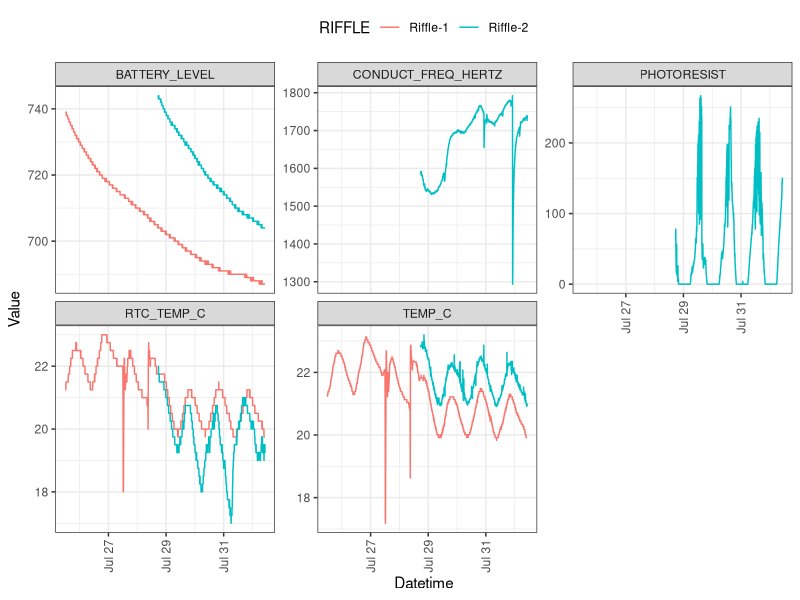
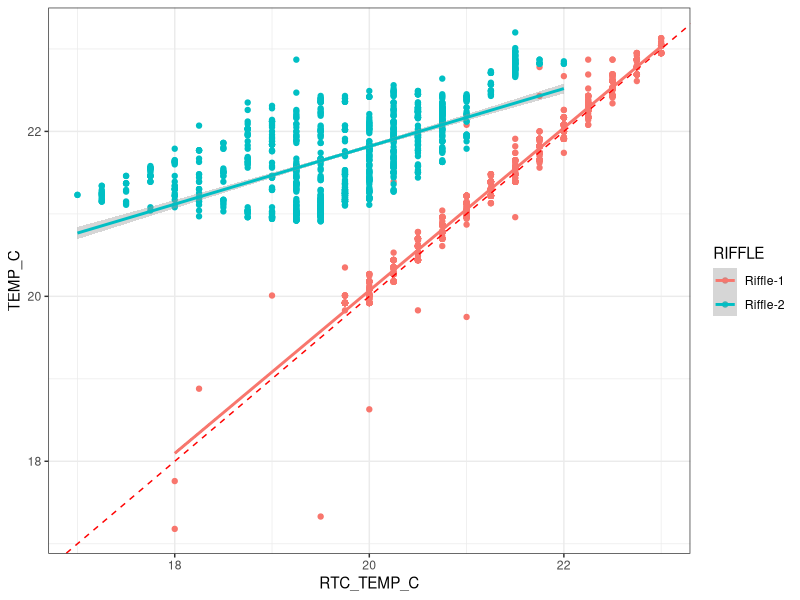
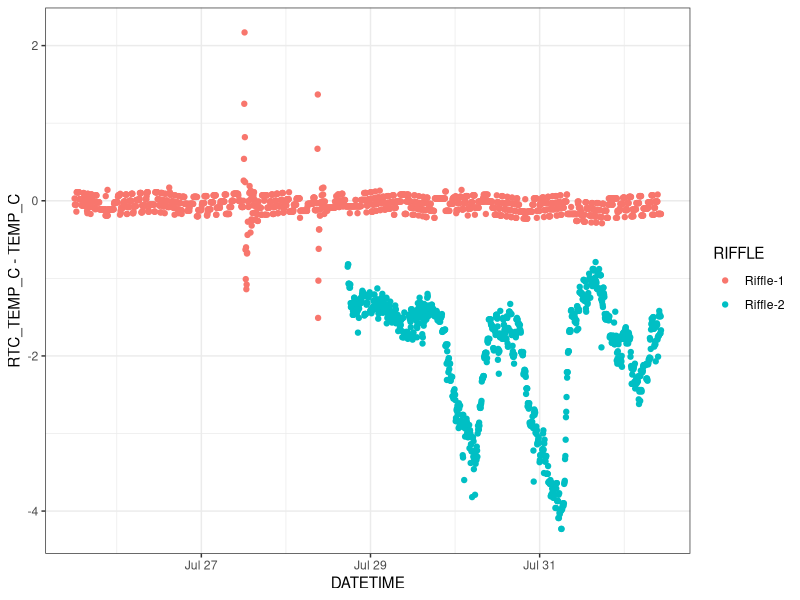
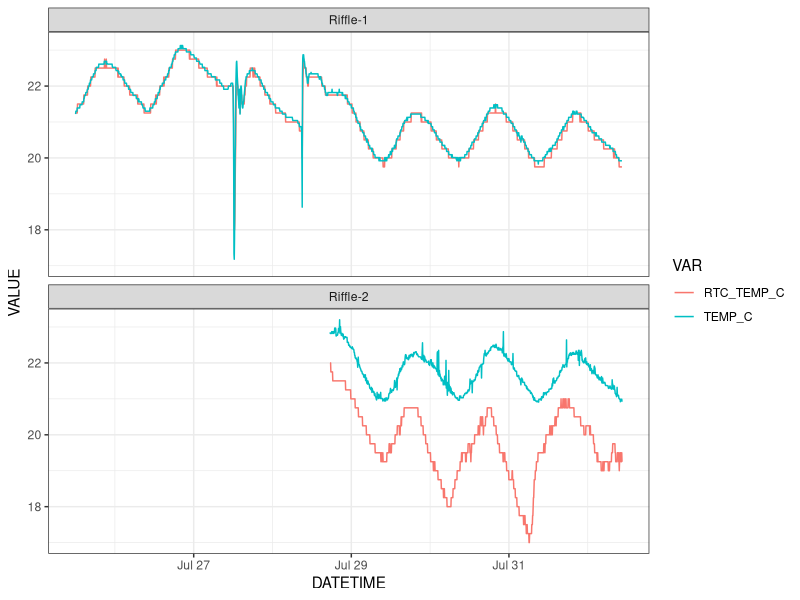
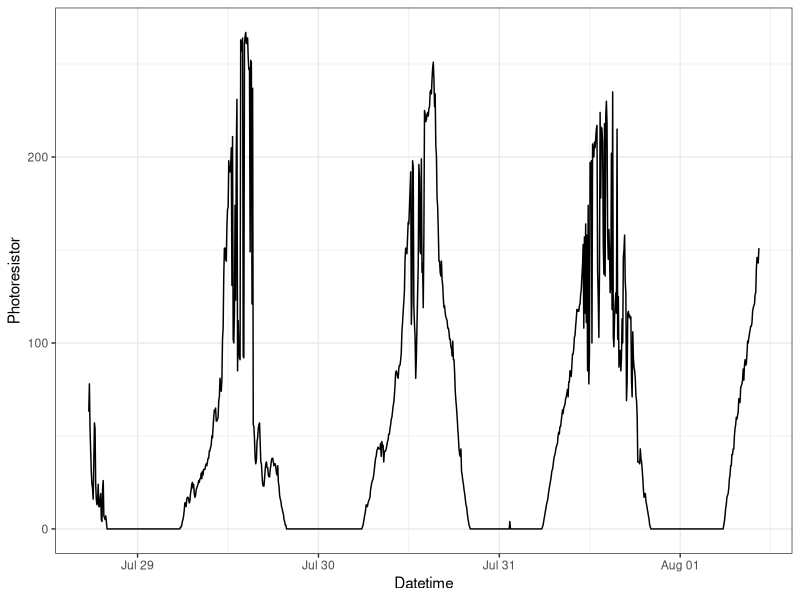
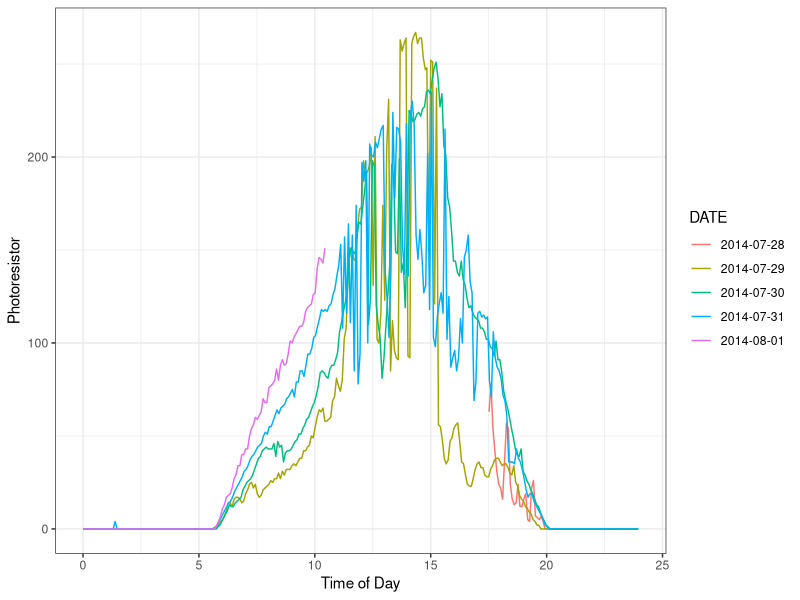
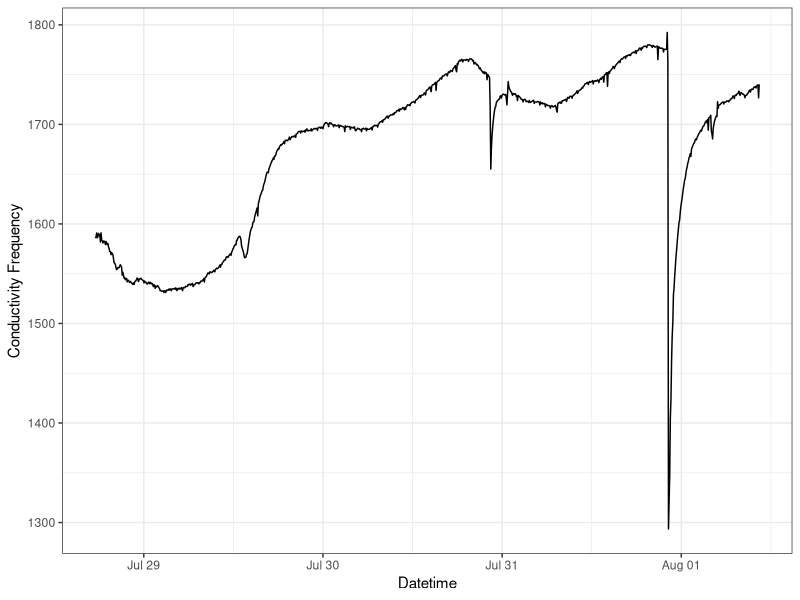
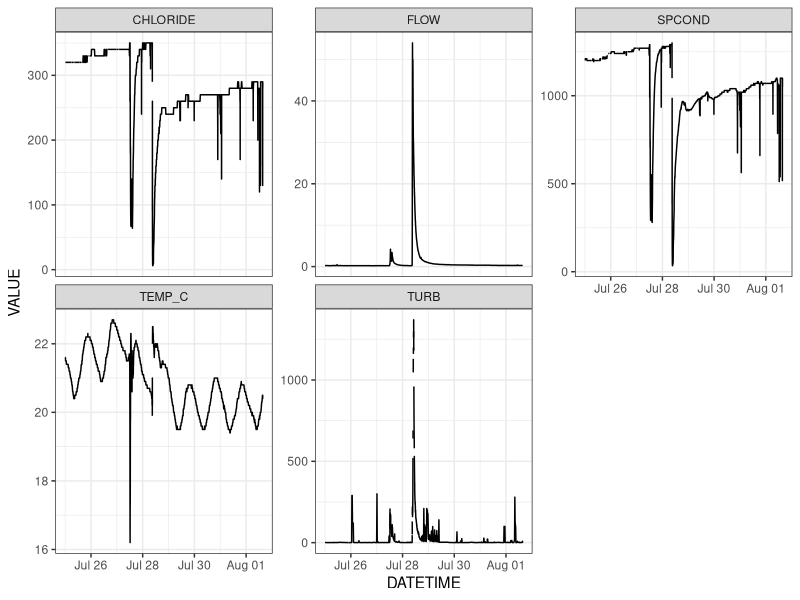

These charts were generated, in order, by the following R code:
## ---- chunk 1
library(lubridate)
library(dplyr)
library(tidyr)
library(ggplot2)
theme_set(theme_bw())
## ---- chunk 2
riffle1 <- read.csv('./data/riffle1Deploy.CSV', as.is=TRUE)
riffle2 <- read.csv('./data/riffle2Deploy.CSV', as.is=TRUE)
head(riffle1)
head(riffle2)
## ---- chunk 3
riffle1 <- mutate(riffle1,
                  DATETIME=ymd_hms(DATETIME),
                  RIFFLE='Riffle-1',
                  BATTERY_LEVEL=BATTERY_LEVEL*100)
riffle2 <- mutate(riffle2,
                  DATETIME_REG=ymd_hms(DATETIME_REG),
                  RIFFLE='Riffle-2')
summary(riffle1)
summary(riffle2)
## ---- chunk 4
riffle1 <- gather(riffle1, VAR, VALUE, RTC_TEMP_C:BATTERY_LEVEL) %>%
  filter(DATETIME >= ymd_hm("2014-07-25 12:00"),
         DATETIME <= ymd_hm("2014-08-01 10:30"))
riffle2 <- mutate(riffle2, DATETIME=DATETIME_REG) %>%
  dplyr::select(-DATETIME_UNIX, -DATETIME_REG) %>%
  gather(VAR, VALUE, RTC_TEMP_C, TEMP_C, 
         CONDUCT_FREQ_HERTZ, PHOTORESIST, BATTERY_LEVEL) %>%
  filter(DATETIME >= ymd_hm("2014-07-28 17:30"),
         DATETIME <= ymd_hm("2014-08-01 10:30"))
df <- rbind(riffle1, riffle2) %>%
  mutate(RIFFLE=factor(RIFFLE))
summary(df)
## ---- chunk 5
ggplot(df, aes(DATETIME, VALUE, color=RIFFLE)) +
  geom_line() +
  facet_wrap(~VAR, scales='free_y') +
  labs(x='Datetime', y='Value') +
  theme(axis.text.x=element_text(angle=90, hjust=1, vjust=0.5),
        legend.position='top')
## ---- chunk 6
spread(df, VAR, VALUE) %>%
  ggplot(aes(RTC_TEMP_C, TEMP_C, color=RIFFLE)) +
  geom_point() +
  geom_abline(color='red', linetype=2) +
  geom_smooth(method='lm')
## ---- chunk 7
spread(df, VAR, VALUE) %>%
  ggplot(aes(DATETIME, RTC_TEMP_C-TEMP_C, color=RIFFLE)) +
  geom_point()
## ---- chunk 8
filter(df, VAR %in% c("RTC_TEMP_C", "TEMP_C")) %>%
ggplot(aes(DATETIME, VALUE, color=VAR)) +
  geom_line() +
  facet_wrap(~RIFFLE, ncol=1)
## ---- chunk 9
filter(df, VAR=='PHOTORESIST') %>%
  ggplot(aes(DATETIME, VALUE)) +
  geom_line() +
  labs(x='Datetime', y='Photoresistor')
## ---- chunk 10
filter(df, VAR=='PHOTORESIST') %>%
  mutate(DATE=factor(floor_date(DATETIME, unit='day')),
         DECIMAL_TIME=hour(DATETIME)+minute(DATETIME)/60) %>%
  ggplot(aes(DECIMAL_TIME, VALUE, color=DATE)) +
  geom_line() +
  labs(x='Time of Day', y='Photoresistor')
## ---- chunk 11
filter(df, VAR=='CONDUCT_FREQ_HERTZ') %>%
  ggplot(aes(DATETIME, VALUE)) +
  geom_line() +
  labs(x='Datetime', y='Conductivity Frequency')
## ---- chunk 12
usgs <- read.table('./data/01104455_20140725.txt', sep='\t', skip=30)
names(usgs) <- c('AGENCY', 'STATION_ID', 'DATETIME', 'TIMEZONE', 'FLOW', 'FLOW_FLAG', 'TEMP_C', 'TEMP_FLAG', 'SPCOND', 'SPCOND_FLAG', 'TURB', 'TURB_FLAG', 'CHLORIDE', 'CHLORIDE_FLAG')
usgs <- select(usgs, DATETIME, FLOW, TEMP_C, SPCOND, TURB, CHLORIDE) %>%
  mutate(DATETIME=ymd_hm(DATETIME))
head(usgs)
## ---- chunk 13
usgs <- gather(usgs, VAR, VALUE, FLOW:CHLORIDE)
## ---- chunk 14
ggplot(usgs, aes(DATETIME, VALUE)) +
  geom_line() +
  facet_wrap(~VAR, scales='free_y')
## ---- chunk 15
riffle.temp <- filter(df, VAR=="TEMP_C") %>%
  mutate(SOURCE=RIFFLE) %>%
  select(DATETIME, SOURCE, VAR, VALUE)
usgs.temp <- filter(usgs, VAR=="TEMP_C") %>%
  mutate(SOURCE='USGS') %>%
  select(DATETIME, SOURCE, VAR, VALUE)
temp <- rbind(riffle.temp, usgs.temp)
ggplot(temp, aes(DATETIME, VALUE, color=SOURCE)) +
  geom_line() +
  labs(x="Datetime", y="Water Temperature (degC)")
## ---- chunk 16
riffle.cond <- filter(df, VAR=="CONDUCT_FREQ_HERTZ") %>%
  mutate(SOURCE='RIFFLE') %>%
  select(DATETIME, SOURCE, VAR, VALUE)
usgs.cond <- filter(usgs, VAR=="SPCOND", DATETIME>=min(riffle.cond$DATETIME),
                    DATETIME<=max(riffle.cond$DATETIME)) %>%
  mutate(SOURCE='USGS') %>%
  select(DATETIME, SOURCE, VAR, VALUE)
cond <- rbind(riffle.cond, usgs.cond)
ggplot(cond, aes(DATETIME, VALUE, color=SOURCE)) +
  geom_line() +
  labs(x="Datetime", y="Conductivity Freq (Riffle) / Sp. Conductivity (USGS)")
## ---- chunk 17
mutate(cond, DATEHOUR=round_date(DATETIME, unit='hour')) %>%
  group_by(DATEHOUR, SOURCE, VAR) %>%
  summarise(N=n(), VALUE=mean(VALUE, na.rm=TRUE)) %>%
  select(-VAR, -N) %>%
  spread(SOURCE, VALUE) %>%
ggplot(aes(USGS, RIFFLE)) +
  geom_point() +
  geom_smooth(method='lm')
